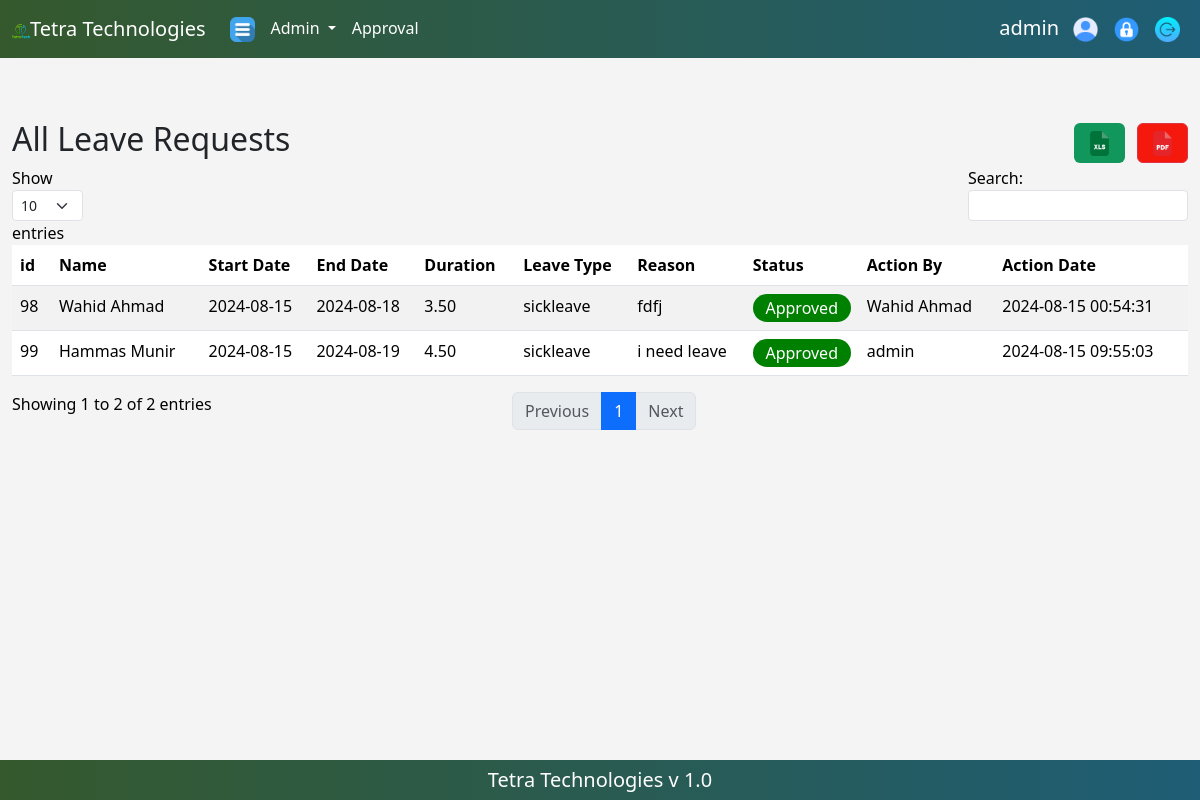
/admin.php (signed in), run on the app's committed database.
### tables this page shows
CREATE TABLE `users` (
  `id` int(11) NOT NULL,
  `username` varchar(50) NOT NULL,
  `login` varchar(50) NOT NULL,
  `email` varchar(100) NOT NULL,
  `password` varchar(255) NOT NULL,
  `user_type` enum('admin','hradmin','user') NOT NULL,
  `hiring_date` date NOT NULL,
  `created_at` timestamp NOT NULL DEFAULT current_timestamp(),
  `status` enum('active','blocked') NOT NULL DEFAULT 'active',
  `leave_limit` int(11) DEFAULT 0,
  `leave_start_date` date DEFAULT NULL,
  `leave_end_date` date DEFAULT NULL
);

CREATE TABLE `leaves` (
  `id` int(11) NOT NULL,
  `user_id` int(11) NOT NULL,
  `username` varchar(255) NOT NULL,
  `start_date` date NOT NULL,
  `end_date` date NOT NULL,
  `duration` decimal(10,2) DEFAULT NULL,
  `leave_type` varchar(50) NOT NULL,
  `reason` text DEFAULT NULL,
  `created_at` timestamp NOT NULL DEFAULT current_timestamp(),
  `status` enum('Requested','Approved','Rejected','Cancelled') DEFAULT 'Requested',
  `action_by` int(11) DEFAULT NULL,
  `action_date` datetime DEFAULT NULL
);

### admin.php (the view, shortened to what this page needs)
<?php
require 'config.php';
$stmt = $conn->prepare("SELECT l.id, u.username, l.start_date, l.end_date, l.duration, l.leave_type, l.reason, l.status,
                                COALESCE(a.username, 'N/A') AS action_by, l.action_date
                         FROM leaves l
                         JOIN users u ON l.user_id = u.id
                         LEFT JOIN users a ON l.action_by = a.id");
$stmt->execute();
$result = $stmt->get_result();
?>
<?php include_once 'partials/admin/navbar.php'; ?>
<section class="container-fluid" style="padding: 60px 0 40px 0;">
  <div class="container-fluid">
  <div class="d-flex justify-content-between align-items-center">
            <h2 class="text-dark">All Leave Requests</h2>
            <div>
                <form method="post" action="excelexport.php" class="d-inline">
                    <button type="submit" class="btn" style="background-color: #11965c;"><img src="images/icons/excel.png" width="25px" height="25px"></button>
                </form>
                <a href="exportpdf.php" class="btn btn-danger ms-2" style="background-color: #f5180c;"><img src="images/icons/pdf.png" width="25px" height="25px"></a>
            </div>
        </div>
        <table id="admindatatable" class="table table-striped" style="width:100%; border-radius: 20px !important;">
            <thead>
                <tr>
                    <th>id</th>
                    <th>Name</th>
                    <th>Start Date</th>
                    <th>End Date</th>
                    <th>Duration</th>
                    <th>Leave Type</th>
                    <th>Reason</th>
                    <th>Status</th>
                    <th>Action By</th>
                    <th>Action Date</th>
                </tr>
            </thead>
            <tbody>
                <?php while ($row = $result->fetch_assoc()): ?>
                    <?php
                        if ($row['status'] == 'Requested') {
                            $statusClass = 'bg-orange text-white';
                        } elseif ($row['status'] == 'Approved') {
                            $statusClass = 'bg-green text-white';
                        } elseif ($row['status'] == 'Rejected' || $row['status'] == 'Cancelled') {
                            $statusClass = 'bg-red text-white';
                        } else {
                            $statusClass = '';
                        }
                    ?>
                    <tr>
                        <td><?php echo htmlspecialchars($row['id']); ?></td>
                        <td><?php echo htmlspecialchars($row['username']); ?></td>
                        <td><?php echo htmlspecialchars($row['start_date']); ?></td>
                        <td><?php echo htmlspecialchars($row['end_date']); ?></td>
                        <td><?php echo htmlspecialchars($row['duration']); ?></td>
                        <td><?php echo htmlspecialchars($row['leave_type']); ?></td>
                        <td><?php echo htmlspecialchars($row['reason']); ?></td>
                        <td><div class="<?php echo $statusClass; ?>"><?php echo htmlspecialchars($row['status']); ?></div></td>
                        <td><?php echo htmlspecialchars($row['action_by']); ?></td>
                        <td><?php echo htmlspecialchars($row['action_date']); ?></td>
                    </tr>
                <?php endwhile; ?>
            </tbody>
        </table>
  </div>
</section>
<?php include_once 'partials/admin/footer.php'; ?>

### partials/admin/navbar.php (shortened to what this page needs)
<?php
include 'config.php';
$userId = $_SESSION['user_id'];
$stmt = $conn->prepare("SELECT username FROM users WHERE id = ?");
$stmt->bind_param('i', $userId);
$stmt->execute();
$stmt->bind_result($username);
?>
<!DOCTYPE html>
<html lang="en">
<head>
    <link href="https://cdn.jsdelivr.net/npm/bootstrap@5.3.3/dist/css/bootstrap.min.css" rel="stylesheet">
    <link rel="stylesheet" type="text/css" href="../../css/style.css">
</head>
<body>
    <nav class="navbar navbar-expand-lg  fixed-top">
        <div class="container-fluid">
            <span><img src="images/icons/brand.png"></span><a class="navbar-brand text-white" href="#">Tetra Technologies</a>
            <div class="collapse navbar-collapse" id="navbarNavDropdown">
                <ul class="navbar-nav">
                    <li class="nav-item">
                        <a class="nav-link text-white" href="admin.php"><img src="images/icons/menu.png" width="25px" height="25px"></a>
                    </li>
                    <li class="nav-item dropdown">
                        <a class="nav-link dropdown-toggle text-white" href="#" role="button" data-bs-toggle="dropdown" aria-expanded="false">
                            Admin
                        </a>
                    </li>
                    <li class="nav-item">
                        <a class="nav-link text-white" href="adminapproval.php">
                            Approval
                        </a>
                    </li>
                </ul>
                <ul class="navbar-nav ms-auto">
                    <li class="nav-item text-white d-flex justify-content-center align-items-center" style="margin: 5px 6px 0 0 ;">
                        <h5><?php echo $username; ?></h5>
                    </li>
                    <li class="nav-item">
                        <a class="nav-link text-white" href="profile.php"><img src="images/icons/profile.png" width="25px" height="25px"></a>
                    </li>
                    <li class="nav-item">
                        <a class="nav-link text-white" href="#" data-bs-toggle="modal" data-bs-target="#changePasswordModal"><img src="images/icons/password.png" width="25px" height="25px"></a>
                    </li>
                    <li class="nav-item">
                        <a class="nav-link text-white" href="logout.php"><img src="images/icons/logout.png" width="25px" height="25px"></a>
                    </li>
                </ul>
            </div>
        </div>
    </nav>

### partials/admin/navbar.php (style rules this page uses)
body { padding: 60px 0 40px 0; background: #f4f4f4; color: black; }
nav { background: linear-gradient(to right, #35592d, #1e5d75) !important; color: #fff; }
.bg-green { background-color: green !important; border-radius: 20px; padding: 2px 6px; text-align: center; }

### data on the page
users: username "admin"
leaves: id "98", user.username "Wahid Ahmad", start_date "2024-08-15", end_date "2024-08-18", duration "3.50", leave_type "sickleave", reason "fdfj", status "Approved", action_by "Wahid Ahmad", action_date "2024-08-15 00:54:31"
leaves: id "99", user.username "Hammas Munir", start_date "2024-08-15", end_date "2024-08-19", duration "4.50", leave_type "sickleave", reason "i need leave", status "Approved", action_by "admin", action_date "2024-08-15 09:55:03"
